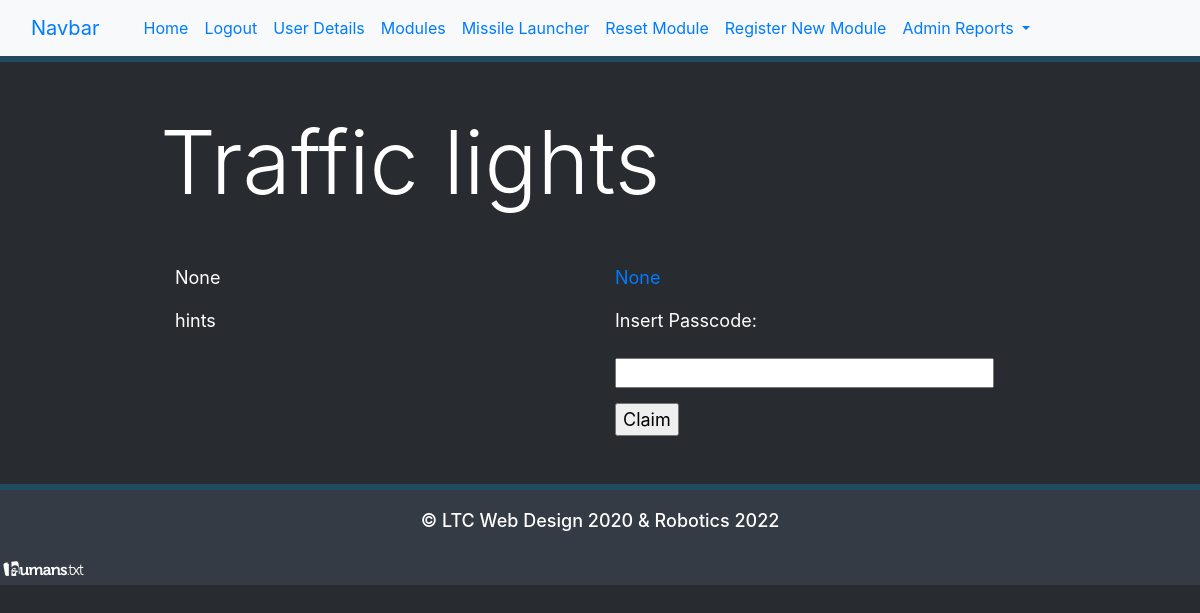
The page /module/32 (signed in) on the database as committed earlier.
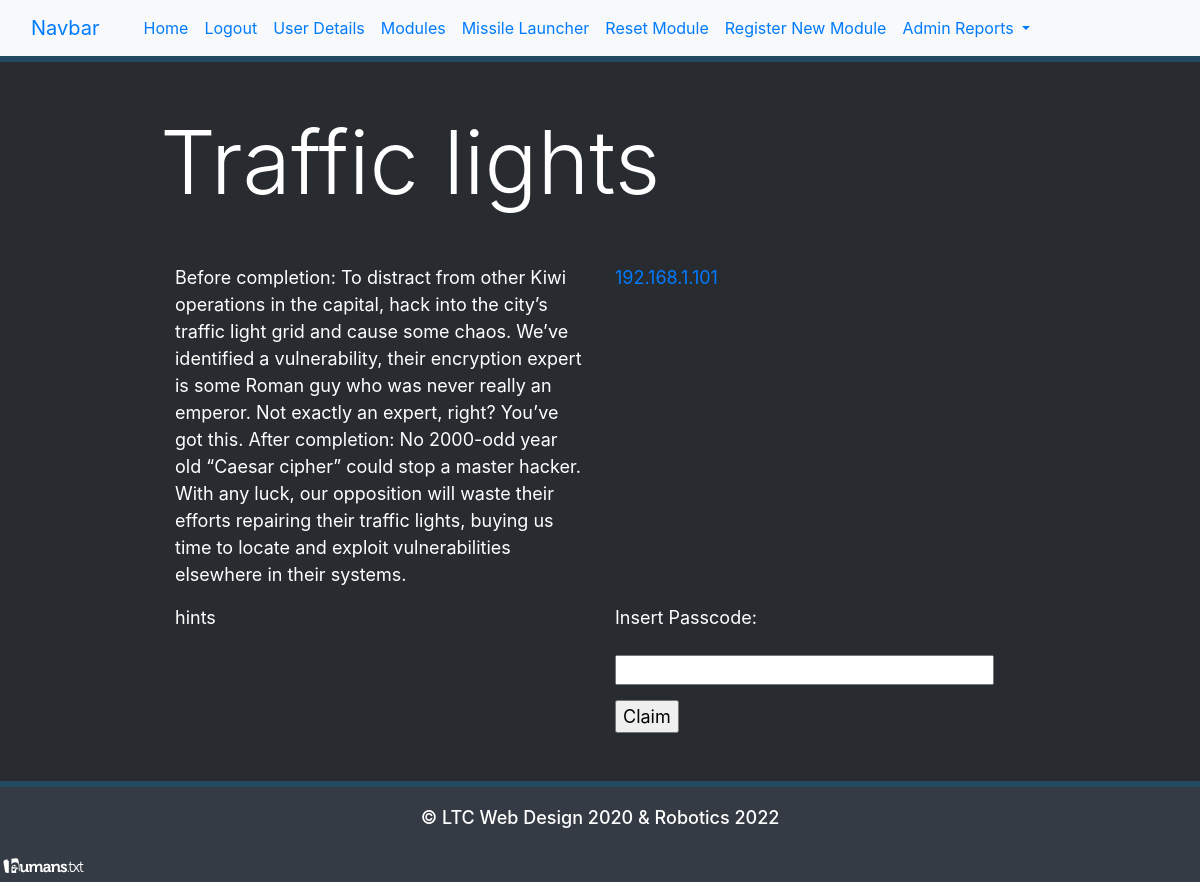
The same page on the database as committed later.
### models.py (models this page shows, shortened)
class CTFSubSystems(db.Model):
    subsystemid = db.Column(db.Integer, primary_key=True)
    title = db.Column(db.String(64), index=True, unique=True)
    description = db.Column(db.String(256), index=True, unique=True)
    Owner = db.Column(db.String(64), index=True, unique=False)
    score = db.Column(db.Integer, index=True, unique=False)
    status = db.Column(db.Boolean, index=True, unique=False)
    Code = db.Column(db.String(11), index=True, unique=True)
    ip_address = db.Column(db.String())
    challenge_text = db.Column(db.String())
    active=db.Column(db.Boolean)

### bp_game_management.py (the view, shortened to what this page needs)
@game_management_blueprint.route('/module/<moduleid>',methods=["GET","POST"])
@login_required
def module_information (moduleid):
    module_info = CTFSubSystems.query.filter_by(subsystemid=moduleid).first()
    form = ClaimForm()
    return render_template('moduleInformation.html', Title='moduleInformation', user=current_user,module=module_info, form=form)

### forms.py
class ClaimForm(FlaskForm):
    passcode = StringField('Passcode', validators=[DataRequired()])
    submit = SubmitField('Claim')

### models.py (called while the page is built)
@login.user_loader
def load_user(id):
    return User.query.get(int(id))

    def is_admin(self):
        if self.is_administrator == bool('true'):
            print("{} is an Administrator".format(self.username))
            return True
        else:
            print("{} is a Regular User".format(self.username))
            return False

### templates/moduleInformation.html (shortened to what this page needs)
{% extends 'base.html' %}
{% block content %}
    <div class="container-fluid">
        <div class="row">
            <h1 class="display-2">{{ module.title }}</h1>
        </div>
        <div class="row">
            <div class="col">
                <p>{{ module.challenge_text }}</p>
            </div>
            <div class="col">
                <p> <a href="http://{{ module.ip_address }}">{{ module.ip_address }}</a></p>
            </div>
        </div>
        <div class="row">
            <div class="col">
                <p>hints</p>
            </div>
            <div class="col">
                <form action="" method="post" novalidate>
                    <p>Insert {{ form.passcode.label }}:</p>
                    {{ form.passcode(size=32) }}<br>
                    <p style="padding-top: 15px">{{ form.submit() }}</p>
                </form>
            </div>
        </div>
    </div>
{% endblock %}

Rows that differ between the two databases and show on the page:
changed CTFSubSystems "Traffic lights": challenge_text "None" → "Before completion: To distract from other Kiwi operations in the capital, hack into the city’s traffic light grid and cause some chaos. We’ve identified a vulnerability, their encryption expert is some Roman guy who was never really an emperor. Not exactly an expert, right? You’ve got this. After completion: No 2000-odd year old “Caesar cipher” could stop a master hacker. With any luck, our opposition will waste their efforts repairing their traffic lights, buying us time to locate and exploit vulnerabilities elsewhere in their systems."; ip_address "None" → "192.168.1.101"
